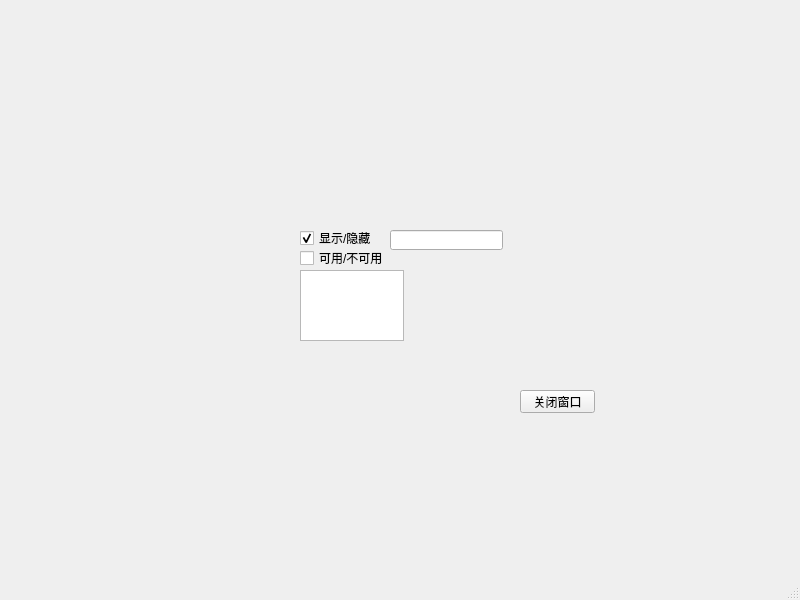
<?xml version="1.0" encoding="UTF-8"?>
<ui version="4.0">
 <class>MainWindow</class>
 <widget class="QMainWindow" name="MainWindow">
  <property name="geometry">
   <rect>
    <x>0</x>
    <y>0</y>
    <width>800</width>
    <height>600</height>
   </rect>
  </property>
  <property name="windowTitle">
   <string>MainWindow</string>
  </property>
  <widget class="QWidget" name="centralwidget">
   <widget class="QPushButton" name="pushButton">
    <property name="geometry">
     <rect>
      <x>520</x>
      <y>390</y>
      <width>75</width>
      <height>23</height>
     </rect>
    </property>
    <property name="text">
     <string>关闭窗口</string>
    </property>
   </widget>
   <widget class="QCheckBox" name="checkBox">
    <property name="geometry">
     <rect>
      <x>300</x>
      <y>230</y>
      <width>71</width>
      <height>16</height>
     </rect>
    </property>
    <property name="text">
     <string>显示/隐藏</string>
    </property>
    <property name="checked">
     <bool>true</bool>
    </property>
   </widget>
   <widget class="QCheckBox" name="checkBox_2">
    <property name="geometry">
     <rect>
      <x>300</x>
      <y>250</y>
      <width>121</width>
      <height>16</height>
     </rect>
    </property>
    <property name="text">
     <string>可用/不可用</string>
    </property>
   </widget>
   <widget class="QLineEdit" name="lineEdit">
    <property name="geometry">
     <rect>
      <x>390</x>
      <y>230</y>
      <width>113</width>
      <height>20</height>
     </rect>
    </property>
   </widget>
   <widget class="QTextEdit" name="textEdit">
    <property name="geometry">
     <rect>
      <x>300</x>
      <y>270</y>
      <width>104</width>
      <height>71</height>
     </rect>
    </property>
   </widget>
  </widget>
  <widget class="QMenuBar" name="menubar">
   <property name="geometry">
    <rect>
     <x>0</x>
     <y>0</y>
     <width>800</width>
     <height>23</height>
    </rect>
   </property>
  </widget>
  <widget class="QStatusBar" name="statusbar"/>
 </widget>
 <resources/>
 <connections>
  <connection>
   <sender>pushButton</sender>
   <signal>clicked()</signal>
   <receiver>MainWindow</receiver>
   <slot>close()</slot>
   <hints>
    <hint type="sourcelabel">
     <x>554</x>
     <y>427</y>
    </hint>
    <hint type="destinationlabel">
     <x>615</x>
     <y>476</y>
    </hint>
   </hints>
  </connection>
  <connection>
   <sender>checkBox</sender>
   <signal>toggled(bool)</signal>
   <receiver>lineEdit</receiver>
   <slot>setVisible(bool)</slot>
   <hints>
    <hint type="sourcelabel">
     <x>366</x>
     <y>258</y>
    </hint>
    <hint type="destinationlabel">
     <x>415</x>
     <y>261</y>
    </hint>
   </hints>
  </connection>
  <connection>
   <sender>checkBox_2</sender>
   <signal>toggled(bool)</signal>
   <receiver>textEdit</receiver>
   <slot>setEnabled(bool)</slot>
   <hints>
    <hint type="sourcelabel">
     <x>371</x>
     <y>287</y>
    </hint>
    <hint type="destinationlabel">
     <x>368</x>
     <y>321</y>
    </hint>
   </hints>
  </connection>
 </connections>
</ui>
